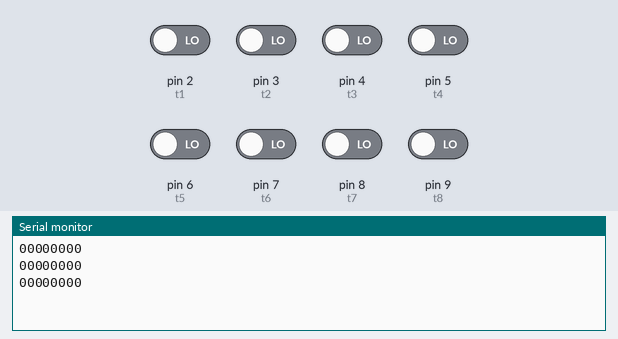
Bench run of a sketch on a simulated Arduino Uno, built with avr-gcc and run on an emulated ATmega328P. Parts: the last lines printed to the serial monitor. Inputs (shaded band) come from the test bench; at power-on: pin 2 (t1), pin 3 (t2), pin 4 (t3), pin 5 (t4), pin 6 (t5), pin 7 (t6), pin 8 (t7), pin 9 (t8) LOW.

Above: at 2.8 s.
2.9 s: pin 2 (t1) driven HIGH
At 3.6 s:
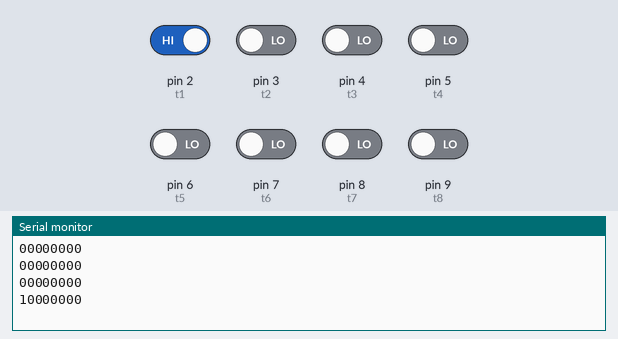
4.4 s: pin 3 (t2) driven HIGH
At 5.7 s:
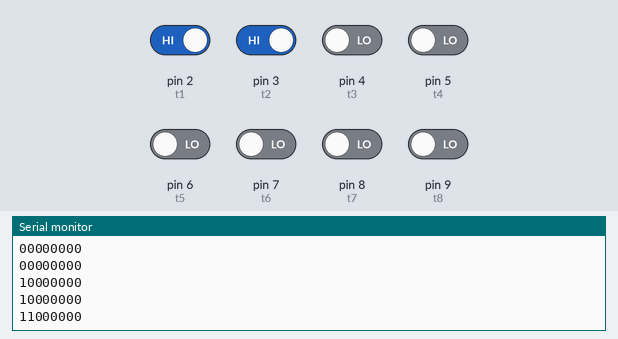
5.9 s: pin 4 (t3) driven HIGH
At 6.8 s:
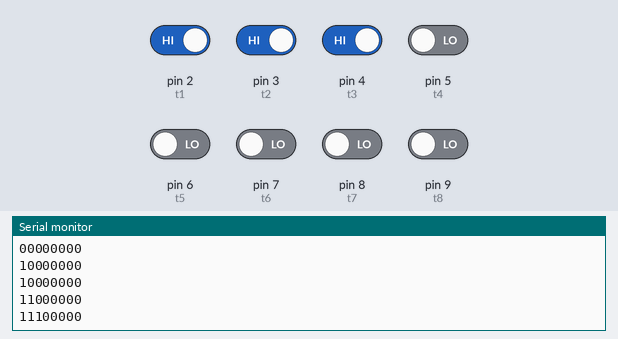
7.4 s: pin 5 (t4) driven HIGH
At 8.7 s:
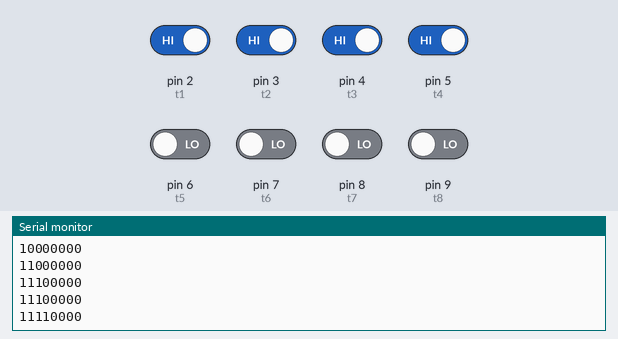
8.9 s: pin 6 (t5) driven HIGH
At 9.5 s:
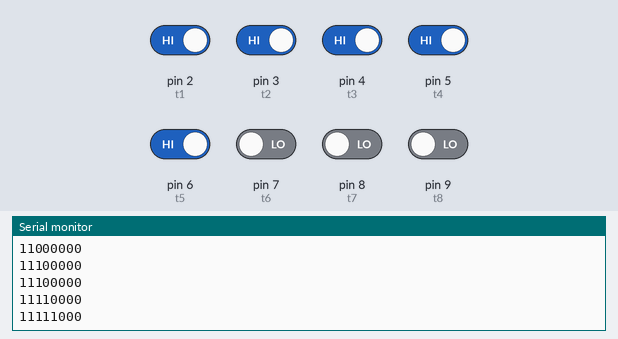
10.4 s: pin 7 (t6) driven HIGH
At 11.8 s:
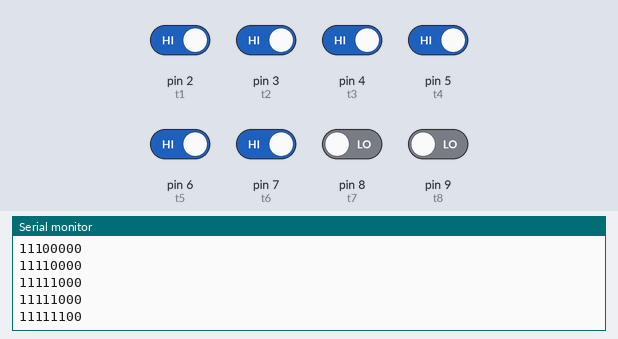
Timing chart, 0 to 12.9 s (numbered marks = the images above; inputs shaded):
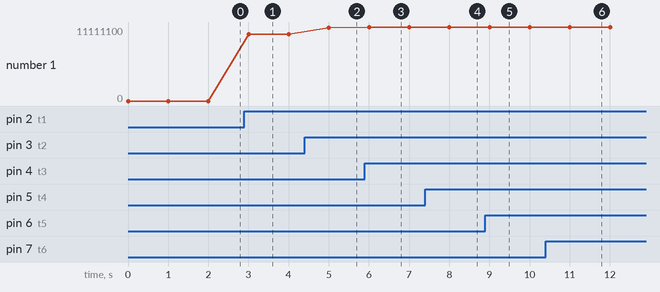

The sketch:

sketch_mar25a.ino
```cpp
  const int t1 = 2;
  const int t2 = 3;
  const int t3 = 4;
  const int t4 = 5;
  const int t5 = 6;
  const int t6 = 7;
  const int t7 = 8;
  const int t8 = 9;

void setup()
{
  pinMode(t1, INPUT);
  pinMode(t2, INPUT);
  pinMode(t3, INPUT);
  pinMode(t4, INPUT);
  pinMode(t5, INPUT);
  pinMode(t6, INPUT);
  pinMode(t7, INPUT);
  pinMode(t8, INPUT);
 Serial.begin(9600);
}

void loop()
{
  if(digitalRead(t1) == HIGH) Serial.print(1);
  else                        Serial.print(0);
  if(digitalRead(t2) == HIGH) Serial.print(1);
  else                        Serial.print(0);
  if(digitalRead(t3) == HIGH) Serial.print(1);
  else                        Serial.print(0);
  if(digitalRead(t4) == HIGH) Serial.print(1);
  else                        Serial.print(0);
  if(digitalRead(t5) == HIGH) Serial.print(1);
  else                        Serial.print(0);
  if(digitalRead(t6) == HIGH) Serial.print(1);
  else                        Serial.print(0);
  if(digitalRead(t7) == HIGH) Serial.print(1);
  else                        Serial.print(0);
  if(digitalRead(t8) == HIGH) Serial.println(1);
  else                        Serial.println(0);

 delay(1000);
}
```

Measured:
- after the input at 2.9 s, the serial monitor: prints a new line after 0.10 s (image 1)
- after the input at 4.4 s, the serial monitor: prints a new line after 0.60 s (image 2)
- after the input at 5.9 s, the serial monitor: prints a new line after 0.10 s (image 3)
- after the input at 7.4 s, the serial monitor: prints a new line after 0.60 s (image 4)
- after the input at 8.9 s, the serial monitor: prints a new line after 0.11 s (image 5)
- after the input at 10.4 s, the serial monitor: prints a new line after 0.61 s (image 6)
- plotted number 1: 0 → 10000000 after the input at 2.9 s, 10000000 → 11000000 after the input at 4.4 s, 11000000 → 11100000 after the input at 5.9 s, 11100000 → 11110000 after the input at 7.4 s, 11110000 → 11111000 after the input at 8.9 s
